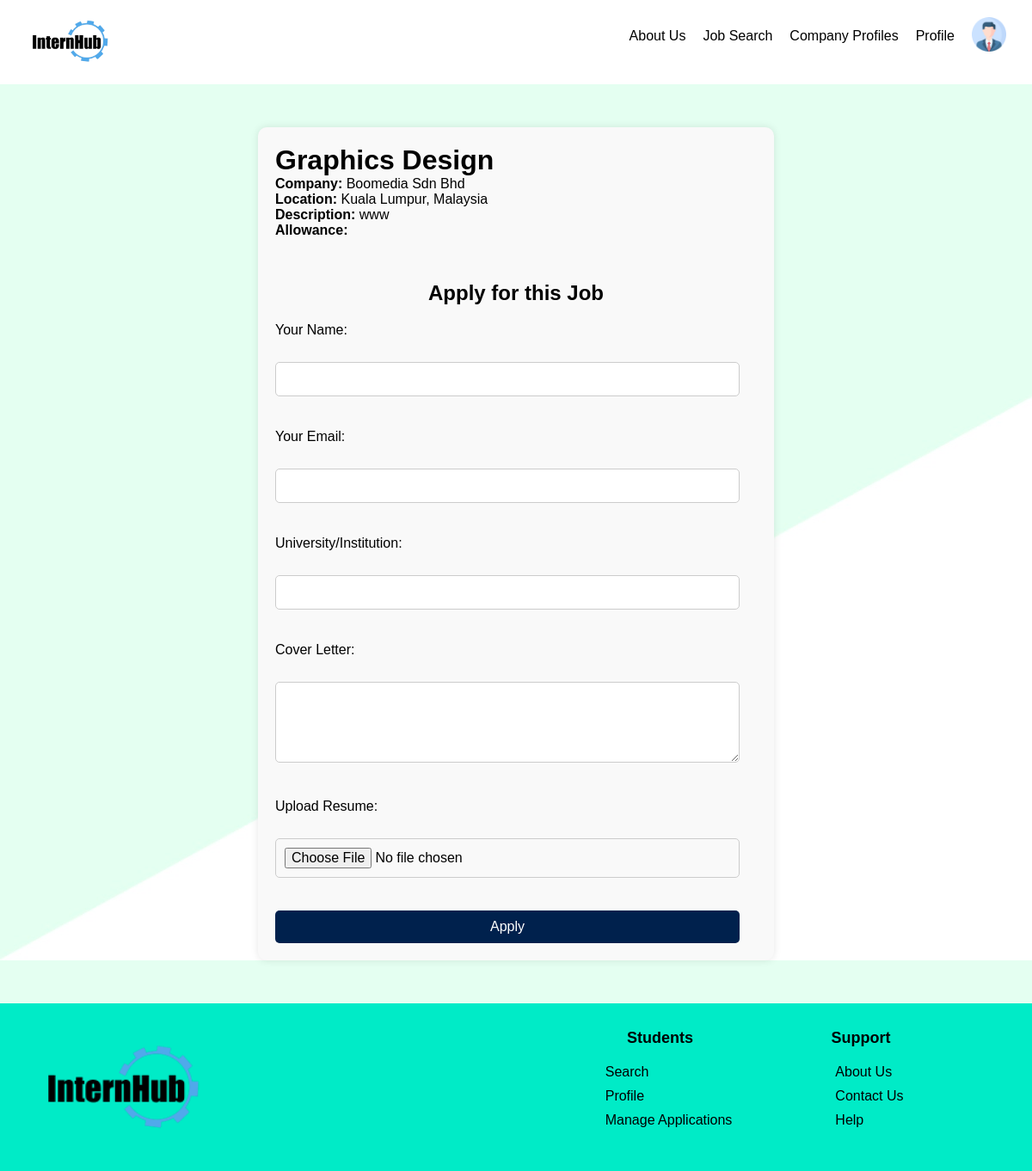
Page /InternHub/viewjob_student.php?job_id=9 on the committed database.
### tables this page shows
CREATE TABLE `jobs_table` (
  `id` int(11) NOT NULL,
  `job_title` varchar(300) DEFAULT NULL,
  `company` varchar(300) DEFAULT NULL,
  `location` varchar(300) DEFAULT NULL,
  `description` text DEFAULT NULL,
  `allowance` varchar(100) NOT NULL,
  `posted_date` timestamp NOT NULL DEFAULT current_timestamp(),
  `image` varchar(300) DEFAULT NULL
);

### InternHub/viewjob_student.php (the view, shortened to what this page needs)
<?php
include_once 'connection.php';
if (isset($_GET['job_id'])) {
    $job_id = $_GET['job_id'];
    $stmt = $connection->prepare("SELECT * FROM jobs_table WHERE id = ?");
    $stmt->bind_param("i", $job_id);
    $stmt->execute();
    $result = $stmt->get_result();
    if ($result->num_rows > 0) {
        $row = $result->fetch_assoc();
    } else {
        echo "Job not found.";
        exit;
    }
} else {
    echo "Job ID not provided.";
    exit;
}
?>
<!DOCTYPE html>
<html lang="en">
<head>
    <link rel="stylesheet" href="CSS/viewjob_student.css">
</head>
<body>
    <header>
        <div class="container">
            <img src="images/logo.png" alt="Job Seeker" class="logo">
            <nav>
                <ul>
                    <li><a href="aboutus_student.php">About Us</a></li>
                    <li><a href="findjob_student.php">Job Search</a></li>
                    <li><a href="findcompany_student.php">Company Profiles</a></li>
                    <li><a href="profile_student.php">Profile</a></li>
                    <div class="dropdown">
                        <a href="#" class="dropbtn"><img src="images/profile.png" alt="Profile" class="signin-img"></a>
                    </div>
                </ul>
            </nav>
        </div>
    </header>
    <div class="containerZ">
    <?php if ($row) : ?>
        <h1><?php echo $row['job_title']; ?></h1>
        <p><strong>Company:</strong> <?php echo $row['company']; ?></p>
        <p><strong>Location:</strong> <?php echo $row['location']; ?></p>
        <p><strong>Description:</strong> <?php echo $row['description']; ?></p>
        <p><strong>Allowance:</strong> <?php echo $row['allowance']; ?></p>
        <h2>Apply for this Job</h2>
        <form action="submit_application.php" method="POST" enctype="multipart/form-data">
            <label for="name">Your Name:</label><br>
            <input type="text" id="name" name="name" value="<?php echo $companyName; ?>" required><br><br>
            <label for="email">Your Email:</label><br>
            <input type="email" id="email" name="email" value="<?php echo $email; ?>" required><br><br>
            <label for="university">University/Institution:</label><br>
            <input type="text" id="university" name="university" value="<?php echo $institution; ?>" required><br><br>
            <label for="cover_letter">Cover Letter:</label><br>
            <textarea id="cover_letter" name="cover_letter" rows="4" required></textarea><br><br>
            <label for="resume">Upload Resume:</label><br>
            <input type="file" id="resume" name="resume" accept="application/pdf" required><br><br>
            <input type="submit" value="Apply">
        </form>
    <?php else : ?>
        <p>Job details not available.</p>
    <?php endif; ?>
</div>
    <footer>
        <div class="container">
            <div class="footer-content">
                <div class="footer-logo">
                    <img src="images/logo.png" alt="Job Seeker">
                </div>
                <nav class="footer-links">
                    <div class="footer-section">
                        <h3>Students</h3>
                        <ul>
                            <li><a href="#">Search</a></li>
                            <li><a href="#">Profile</a></li>
                            <li><a href="#">Manage Applications</a></li>
                        </ul>
                    </div>
                    <div class="footer-section">
                        <h3>Support</h3>
                        <ul>
                            <li><a href="#">About Us</a></li>
                            <li><a href="#">Contact Us</a></li>
                            <li><a href="#">Help</a></li>
                        </ul>
                    </div>
                </nav>
            </div>
        </div>
    </footer>
</body>
</html>

### InternHub/CSS/viewjob_student.css (style rules this page uses)
* { margin: 0; padding: 0; box-sizing: border-box; }
body { font-family: Arial, sans-serif; background-image: url('images/background2.jpeg') }
.container { width: 95%; margin: 0 auto; }
header { background: #FFFFFF; color: #000000; padding: 20px 0; }
.logo { width: 100px; }
nav { float: right; }
nav ul { list-style: none; display: flex; align-items: center; }
nav ul li { display: inline; margin-left: 20px; }
nav ul li a { color: #000; text-decoration: none; text-align: center; }
.signin-img { width: 60px; height: auto; padding-left: 20px; }
.dropdown { position: relative; }
.containerZ { max-width: 600px; margin: 50px auto; padding: 20px; background-color: #f9f9f9; border-radius: 10px; box-shadow: 0 0 10px rgba(0, 0, 0, 0.1); }
.containerZ h2 { text-align: center; margin-bottom: 20px; margin-top: 50px; }
.containerZ form { text-align:; }
.containerZ label { display: block; margin-bottom: 10px; }
.containerZ input[type="text"], .containerZ input[type="email"], .containerZ input[type="file"] { width: calc(100% - 20px); padding: 10px; margin-bottom: 20px; border: 1px solid #ccc; border-radius: 5px; font-size: 16px; }
.containerZ input[type="submit"] { width: calc(100% - 20px); padding: 10px; background-color: #00214D; color: #fff; border: none; border-radius: 5px; font-size: 16px; cursor: pointer; }
.containerZ textarea { width: calc(100% - 20px); padding: 10px; margin-bottom: 20px; border: 1px solid #ccc; border-radius: 5px; font-size: 16px; resize: vertical; }
footer { background: #00EBC7; color: #fff; padding: 30px 10px; text-align: center; }
.footer-content { display: flex; align-items: center; justify-content: space-between; }
.footer-logo img { width: 200px; margin-right: auto; }
.footer-links { display: flex; }
.footer-section { margin-right: 80px; }
.footer-section:last-child { margin-right: 100px; }
.footer-section h3 { color: #000; font-size: 18px; margin-bottom: 10px; }
.footer-section ul { list-style: none; padding: 10px; }
.footer-section ul li { margin-bottom: 10px; }
.footer-section ul li a { color: #000; text-decoration: none; }
.footer-section:nth-child(1) ul { display: flex; flex-direction: column; align-items: flex-start; }
.footer-section:nth-child(2) ul { display: flex; flex-direction: column; align-items: flex-start; }

### rows in the picture
jobs_table: job_title "Graphics Design", company "Boomedia Sdn Bhd", location "Kuala Lumpur, Malaysia", description "www"
